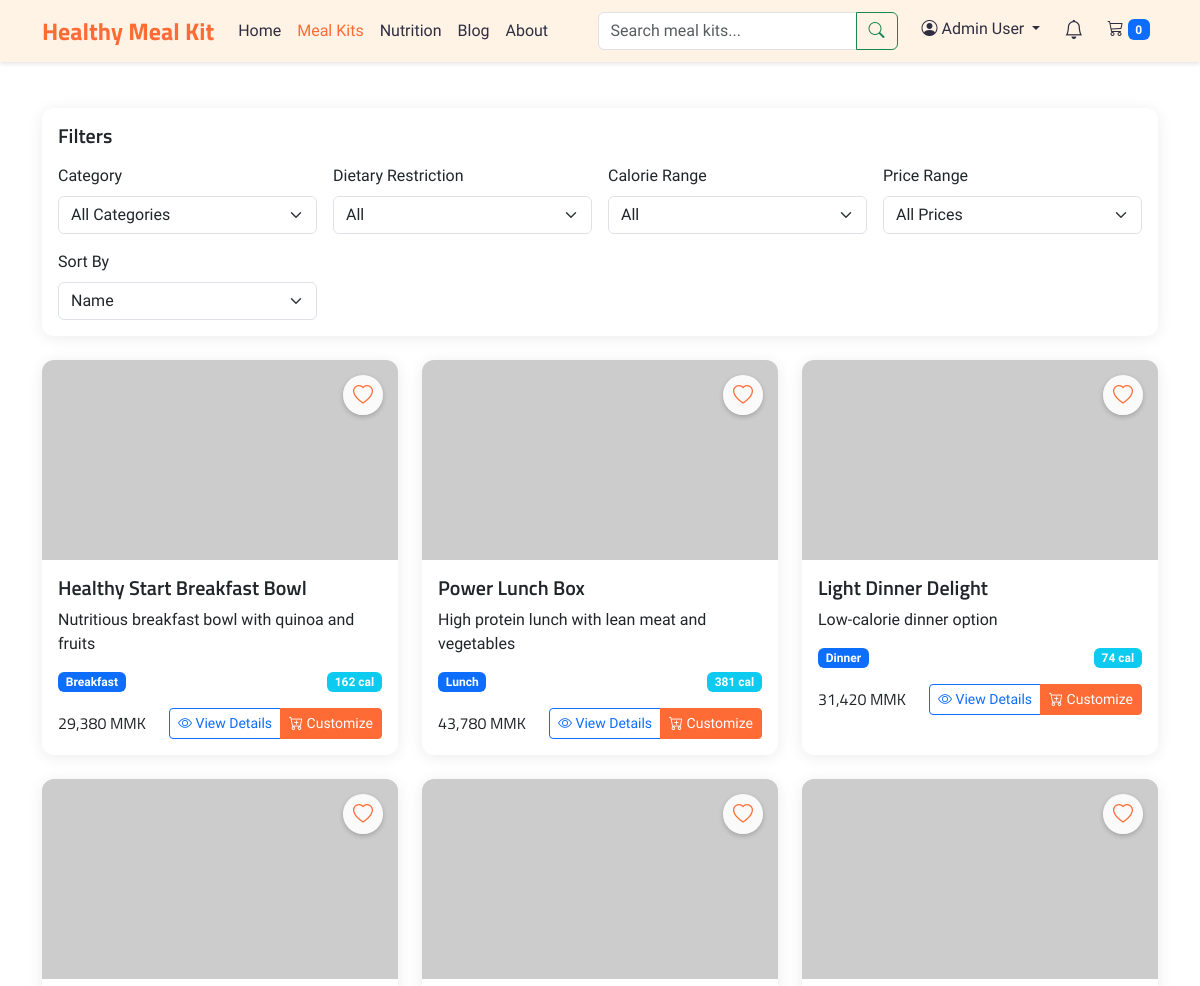
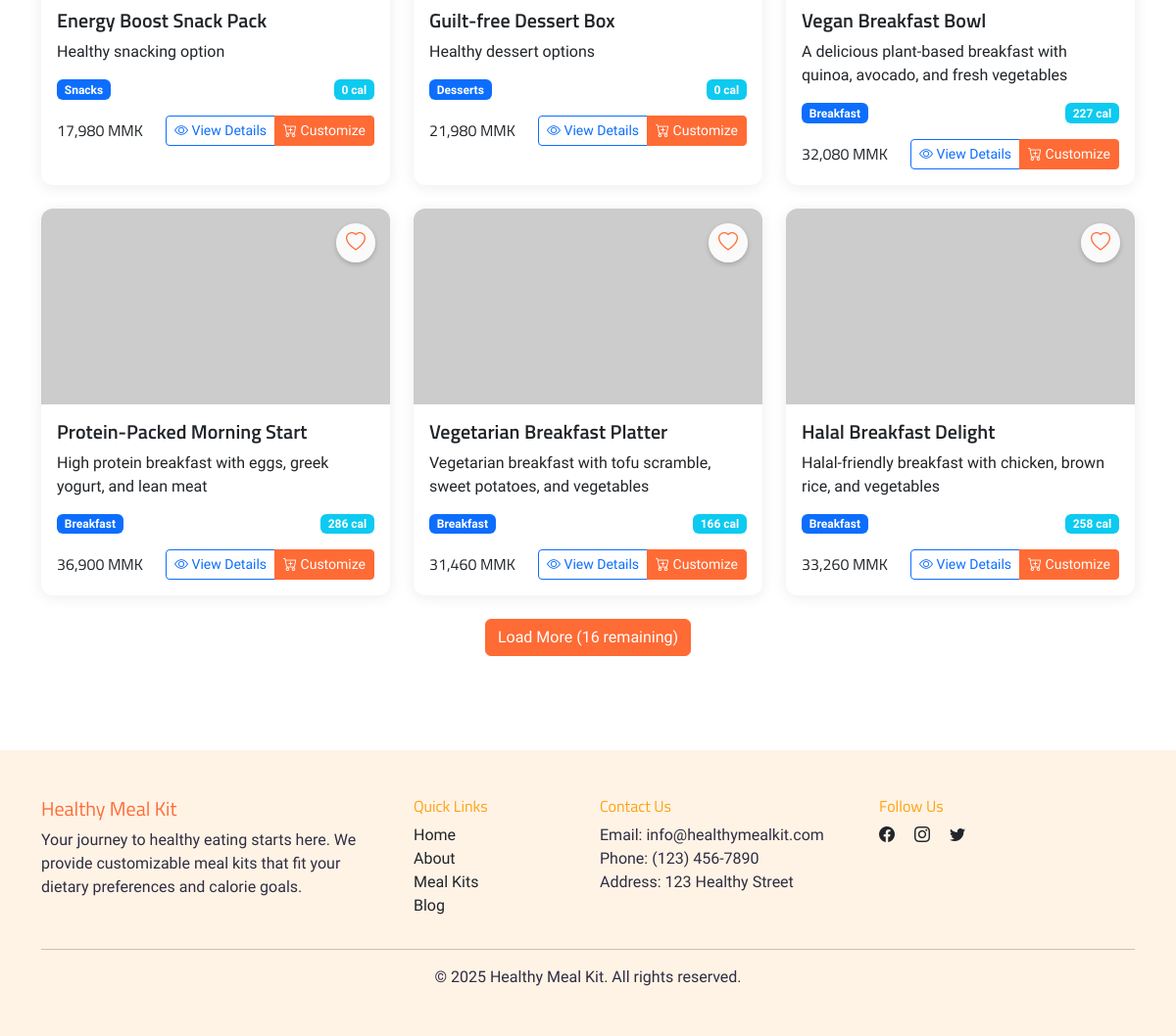
Page /meal-kits.php (signed in) on the committed database (2 pictures, top to bottom).
### tables this page shows
CREATE TABLE meal_kits (
    meal_kit_id INT PRIMARY KEY AUTO_INCREMENT,
    name VARCHAR(100) NOT NULL,
    description TEXT NOT NULL,
    category_id INT,
    preparation_price INT NOT NULL,
    base_calories INT NOT NULL COMMENT 'Calculated from sum of ingredients',
    cooking_time INT,
    servings INT,
    image_url VARCHAR(255),
    is_active TINYINT(1) DEFAULT 1 COMMENT '0: inactive, 1: active',
    created_at TIMESTAMP DEFAULT CURRENT_TIMESTAMP,
    FOREIGN KEY (category_id) REFERENCES categories(category_id)
);

CREATE TABLE categories (
    category_id INT PRIMARY KEY AUTO_INCREMENT,
    name VARCHAR(50) NOT NULL,
    description TEXT,
    created_at TIMESTAMP DEFAULT CURRENT_TIMESTAMP
);

### meal-kits.php (the view, shortened to what this page needs)
<?php
require_once 'config/connection.php';
$mealKits = $mysqli->query("
    SELECT mk.*, c.name as category_name,
           SUM(i.calories_per_100g * mki.default_quantity / 100) as base_calories,
           SUM(i.price_per_100g * mki.default_quantity / 100) as ingredients_price
    FROM meal_kits mk
    LEFT JOIN categories c ON mk.category_id = c.category_id
    LEFT JOIN meal_kit_ingredients mki ON mk.meal_kit_id = mki.meal_kit_id
    LEFT JOIN ingredients i ON mki.ingredient_id = i.ingredient_id
    WHERE mk.is_active = 1
    GROUP BY mk.meal_kit_id
");
function get_meal_kit_image_url($image_url_db, $meal_kit_name) {
    if (!$image_url_db) return 'https://placehold.co/600x400/FFF3E6/FF6B35?text=' . urlencode($meal_kit_name);
    $parts = explode('/', trim($_SERVER['SCRIPT_NAME'], '/'));
    $projectBase = '/' . $parts[0];
    return $projectBase . '/uploads/meal-kits/' . $image_url_db;
}
?>
<!DOCTYPE html>
<html lang="en">
<head>
    <link href="https://cdn.jsdelivr.net/npm/bootstrap@5.3.0/dist/css/bootstrap.min.css" rel="stylesheet">
    <link rel="stylesheet" href="https://cdn.jsdelivr.net/npm/bootstrap-icons@1.11.3/font/bootstrap-icons.min.css">
    <link rel="stylesheet" href="assets/css/style.css">
</head>
<body>
    <?php include 'includes/navbar.php'; ?>
    <div class="container py-5">
        <div class="row mb-4">
            <div class="col-md-12">
                <div class="card">
                    <div class="card-body">
                        <h5 class="card-title mb-3">Filters</h5>
                        <div class="row g-3">
                            <div class="col-md-3">
                                <label class="form-label">Category</label>
                                <select class="form-select" id="categoryFilter">
                                    <option value="">All Categories</option>
                                </select>
                            </div>
                            <div class="col-md-3">
                                <label class="form-label">Dietary Restriction</label>
                                <select class="form-select" id="dietaryFilter">
                                    <option value="">All</option>
                                </select>
                            </div>
                            <div class="col-md-3">
                                <label class="form-label">Calorie Range</label>
                                <select class="form-select" id="calorieFilter">
                                    <option value="">All</option>
                                </select>
                            </div>
                            <div class="col-md-3">
                                <label class="form-label">Price Range</label>
                                <select class="form-select" id="priceFilter">
                                    <option value="">All Prices</option>
                                </select>
                            </div>
                            <div class="col-md-3">
                                <label class="form-label">Sort By</label>
                                <select class="form-select" id="sortBy">
                                    <option value="name">Name</option>
                                </select>
                            </div>
                        </div>
                    </div>
                </div>
            </div>
        </div>
        <div class="row g-4" id="mealKitsGrid">
            <?php
            $meal_kits_array = [];
            while ($mealKit = $mealKits->fetch_assoc()) {
                $meal_kits_array[] = $mealKit;
            }
            $total_meal_kits = count($meal_kits_array);
            $visible_count = min(9, $total_meal_kits);
            for($i = 0; $i < $visible_count; $i++):
                $mealKit = $meal_kits_array[$i];
            ?>
            <div class="col-md-6 col-lg-4 meal-kit-card"
                data-category="<?php echo $mealKit['category_id']; ?>"
                data-calories="<?php echo $mealKit['base_calories']; ?>"
                data-price="<?php echo $mealKit['preparation_price']+$mealKit['ingredients_price']; ?>">
                <div class="card h-100">
                    <div class="position-relative">
                        <?php $img_url = get_meal_kit_image_url($mealKit['image_url'], $mealKit['name']); ?>
                        <img src="<?php echo htmlspecialchars($img_url); ?>" class="card-img-top" alt="Meal Kit Image">
                        <?php
                        $is_favorite = false;
                        if (isset($_SESSION['user_id'])) {
                            $favorite_query = "SELECT 1 FROM user_favorites WHERE user_id = ? AND meal_kit_id = ?";
                            $favorite_stmt = $mysqli->prepare($favorite_query);
                            $favorite_stmt->bind_param("ii", $_SESSION['user_id'], $mealKit['meal_kit_id']);
                            $favorite_stmt->execute();
                            $is_favorite = $favorite_stmt->get_result()->num_rows > 0;
                        }
                        ?>
                        <button class="favorite-btn <?php echo $is_favorite ? 'active' : ''; ?>"
                                data-meal-kit-id="<?php echo $mealKit['meal_kit_id']; ?>"
                                data-is-favorite="<?php echo $is_favorite ? 'true' : 'false'; ?>">
                            <i class="bi <?php echo $is_favorite ? 'bi-heart-fill' : 'bi-heart'; ?>"></i>
                        </button>
                    </div>
                    <div class="card-body">
                        <h5 class="card-title"><?php echo htmlspecialchars($mealKit['name']); ?></h5>
                        <p class="card-text"><?php echo htmlspecialchars($mealKit['description']); ?></p>
                        <div class="d-flex justify-content-between align-items-center mb-3">
                            <span
                                class="badge bg-primary"><?php echo htmlspecialchars($mealKit['category_name']); ?></span>
                            <span class="badge bg-info"><?php echo round($mealKit['base_calories']); ?> cal</span>
                        </div>
                        <div class="d-flex justify-content-between align-items-center">
                            <h6 class="mb-0">
                                <?php echo number_format($mealKit['preparation_price']+$mealKit['ingredients_price'], 0); ?> MMK
                            </h6>
                            <div class="btn-group">
                                <a href="meal-details.php?id=<?php echo $mealKit['meal_kit_id']; ?>"
                                    class="btn btn-outline-primary btn-sm">
                                    <i class="bi bi-eye"></i> View Details
                                </a>
                                <button class="btn btn-primary btn-sm"
                                    onclick="customizeMealKit(<?php echo $mealKit['meal_kit_id']; ?>)">
                                    <i class="bi bi-cart-plus"></i> Customize
                                </button>
                            </div>
                        </div>
                    </div>
                </div>
            </div>
            <?php endfor; ?>
        </div>
        <?php if($total_meal_kits > 9): ?>
        <div class="row mt-4">
            <div class="col-12 text-center">
                <button id="loadMoreBtn" class="btn btn-primary" data-visible="9" data-total="<?php echo $total_meal_kits; ?>">
                </button>
            </div>
        </div>
        <?php endif; ?>
    </div>
    <?php include 'includes/footer.php'; ?>
    <?php include 'includes/toast-notifications.php'; ?>
</body>
</html>

### assets/css/style.css (style rules this page uses)
:root { --primary: #FF6B35; --secondary: #FCA311; --accent: #FFD23F; --light: #FFF3E6; --white: #FFFFFF; --dark: #2F2E41; --heading-font: 'Titillium Web', sans-serif; --body-font: 'Schibsted Grotesk', sans-serif; }
body { font-family: var(--body-font); color: var(--dark); padding-top: 60px; }
h1, h2, h3, h4, h5, h6 { font-family: var(--heading-font); }
.btn-primary { background-color: var(--primary); border-color: var(--primary); color: var(--white); font-family: var(--body-font); font-weight: 500; }
.card { border: none; box-shadow: 0 2px 15px rgba(0,0,0,0.08); border-radius: 12px; overflow: hidden; }
.card-img-top { height: 200px; object-fit: cover; }
.card-title { font-family: var(--heading-font); font-weight: 600; }
.card-text { font-family: var(--body-font); font-weight: 300; }

### meal-kits.php (style rules this page uses)
.favorite-btn { position: absolute; top: 15px; right: 15px; background-color: rgba(255, 255, 255, 0.9); border-radius: 50%; width: 40px; height: 40px; display: flex; align-items: center; justify-content: center; cursor: pointer; transition: all 0.3s ease; border: none; box-shadow: 0 2px 5px rgba(0, 0, 0, 0.2); z-index: 10; }
.favorite-btn i { font-size: 20px; color: #FF6B35; }

### rows in the picture
meal_kits: name "Healthy Start Breakfast Bowl", description "Nutritious breakfast bowl with quinoa and fruits", category.name "Breakfast", base_calories "162", ingredients_price "29,380"
meal_kits: name "Power Lunch Box", description "High protein lunch with lean meat and vegetables", category.name "Lunch", base_calories "381", ingredients_price "43,780"
meal_kits: name "Light Dinner Delight", description "Low-calorie dinner option", category.name "Dinner", base_calories "74", ingredients_price "31,420"
meal_kits: name "Energy Boost Snack Pack", description "Healthy snacking option", category.name "Snacks", base_calories "0", ingredients_price "17,980"
meal_kits: name "Guilt-free Dessert Box", description "Healthy dessert options", category.name "Desserts", base_calories "0", ingredients_price "21,980"
meal_kits: name "Vegan Breakfast Bowl", description "A delicious plant-based breakfast with quinoa, avocado, and fresh vegetables", category.name "Breakfast", base_calories "227", ingredients_price "32,080"
meal_kits: name "Protein-Packed Morning Start", description "High protein breakfast with eggs, greek yogurt, and lean meat", category.name "Breakfast", base_calories "286", ingredients_price "36,900"
meal_kits: name "Vegetarian Breakfast Platter", description "Vegetarian breakfast with tofu scramble, sweet potatoes, and vegetables", category.name "Breakfast", base_calories "166", ingredients_price "31,460"
meal_kits: name "Halal Breakfast Delight", description "Halal-friendly breakfast with chicken, brown rice, and vegetables", category.name "Breakfast", base_calories "258", ingredients_price "33,260"

### other values in the picture
$_SESSION['full_name'] "Admin User"
